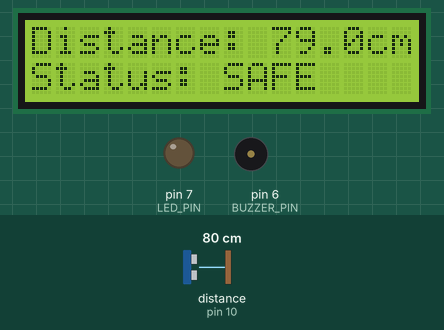
The sketch below on a simulated Arduino Uno, built with avr-gcc and run on an emulated ATmega328P. Parts: 16×2 character LCD, output pins drawn as LEDs (lit = HIGH), buzzer (waves = sounding, pin HIGH). Wiring (inferred from the names in the program): ultrasonic range finder: trigger pin 9; echo pin 10. The inputs (shaded band) are chosen by the test bench; at power-on: distance to the obstacle (sensor on pin 10) 80 cm. The echo pulse lasts 58.3 µs per cm; pins used as bus, display or sensor lines are not drawn.

Above: at 1.2 s.
1.3 s: distance to the obstacle (sensor on pin 10) set to 12 cm
At 2.9 s:
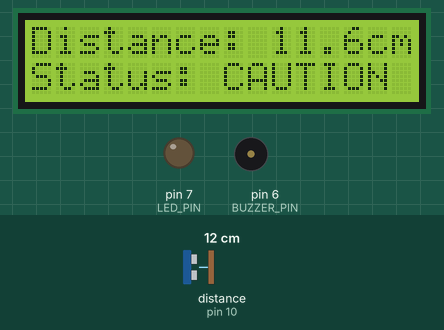
3.2 s: distance to the obstacle (sensor on pin 10) set to 9 cm
At 4.3 s:
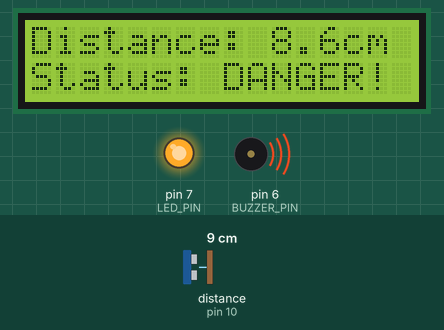
4.8 s: distance to the obstacle (sensor on pin 10) set to 2 cm
At 5.5 s:
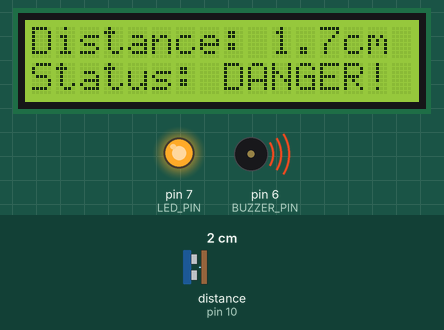
Timing chart, 0 to 7.8 s (numbered marks = the images above; inputs shaded):
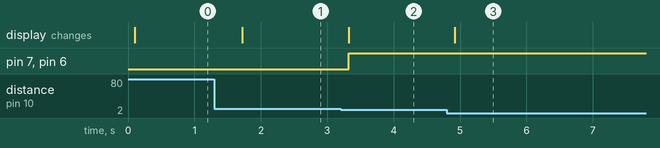

Measured:
- the behaviour switches between 11 and 10 cm on distance to the obstacle (sensor on pin 10) (found by bisection; images 1 and 2)
- after the input at 1.3 s, the display: changes after 0.42 s (image 1)
- after the input at 3.2 s, pin 7 (LED_PIN), pin 6 (BUZZER_PIN): LOW → HIGH after 0.12 s; the display: changes after 0.12 s (image 2)
- after the input at 4.8 s, the display: changes after 0.12 s (image 3)

The sketch:

smartparking.ino
```cpp
#include <Wire.h>
#include <LiquidCrystal_I2C.h>

#define TRIG_PIN 9
#define ECHO_PIN 10
#define BUZZER_PIN 6
#define LED_PIN 7

LiquidCrystal_I2C lcd(0x27, 16, 2);

void setup() {
  pinMode(TRIG_PIN, OUTPUT);
  pinMode(ECHO_PIN, INPUT);
  pinMode(BUZZER_PIN, OUTPUT);
  pinMode(LED_PIN, OUTPUT);
  lcd.init();
  lcd.backlight();
  Serial.begin(9600);
}

void loop() {
  // Send ultrasonic pulse
  digitalWrite(TRIG_PIN, LOW);
  delayMicroseconds(2);
  digitalWrite(TRIG_PIN, HIGH);
  delayMicroseconds(10);
  digitalWrite(TRIG_PIN, LOW);

  long duration = pulseIn(ECHO_PIN, HIGH);
  float distance = duration * 0.034 / 2;

  // Display on LCD
  lcd.clear();
  lcd.setCursor(0, 0);
  lcd.print("Distance: ");
  lcd.print(distance, 1);
  lcd.print("cm");

  lcd.setCursor(0, 1);

  if (distance < 10) {
    lcd.print("Status: DANGER!");
    digitalWrite(BUZZER_PIN, HIGH);
    digitalWrite(LED_PIN, HIGH);
  } else if (distance < 25) {
    lcd.print("Status: CAUTION ");
    digitalWrite(BUZZER_PIN, LOW);
    digitalWrite(LED_PIN, LOW);
  } else {
    lcd.print("Status: SAFE    ");
    digitalWrite(BUZZER_PIN, LOW);
    digitalWrite(LED_PIN, LOW);
  }

  delay(500);
}
```
